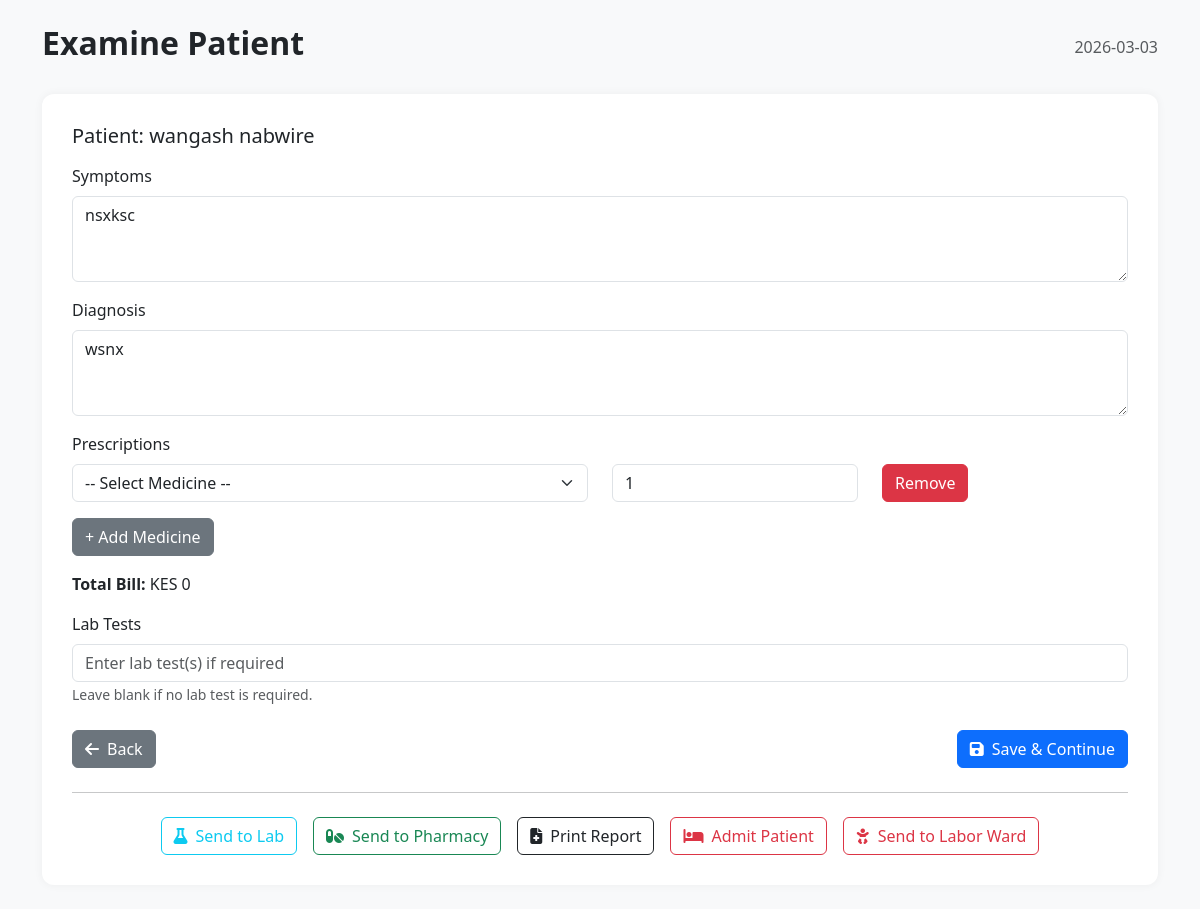
The page /examine/38 on the database its author committed.
### tables this page shows
CREATE TABLE patients (
    id INTEGER PRIMARY KEY AUTOINCREMENT,
    name TEXT NOT NULL,
    age INTEGER NOT NULL,
    gender TEXT NOT NULL,
    contact TEXT NOT NULL,
    address TEXT NOT NULL,
    symptoms TEXT,
    diagnosis TEXT,
    lab_results TEXT,
    prescribed_medicine TEXT,
    bill_amount REAL
, is_active INTEGER DEFAULT 1, admission_status TEXT DEFAULT 'outpatient', labor_status TEXT DEFAULT 'none', first_name TEXT, last_name TEXT, created_at TEXT, status TEXT DEFAULT 'draft', updated_at TEXT, card_number TEXT, medical_record_number TEXT, prescriptions TEXT, tests_ordered TEXT, billing_amount REAL);

### app.py (the view, shortened to what this page needs)
@app.route("/examine/<int:patient_id>", methods=["GET", "POST"])
def examine(patient_id):
    db = get_db()
    patient = db.execute("SELECT * FROM patients WHERE id=?", (patient_id,)).fetchone()
    if not patient:
        flash("Patient not found.", "danger")
        return redirect(url_for("doctor"))
    available_beds = db.execute("""
        SELECT bed_number, ward
        FROM beds
        WHERE status='available'
        ORDER BY ward, bed_number
    """).fetchall()
    medicines = db.execute("""
        SELECT id, name, unit_price
        FROM medicines
        ORDER BY name
    """).fetchall()
    current_date = datetime.now().strftime("%Y-%m-%d")
    return render_template(
        "examine.html",
        patient=patient,
        current_date=current_date,
        available_beds=available_beds,
        medicines=medicines
    )

### app.py (called while the page is built)
def get_db():
    conn = sqlite3.connect('hospital.db')
    conn.row_factory = sqlite3.Row
    return conn

### templates/examine.html (shortened to what this page needs)
<!DOCTYPE html>
<html lang="en">
<head>
  <link href="https://cdn.jsdelivr.net/npm/bootstrap@5.3.0/dist/css/bootstrap.min.css" rel="stylesheet">
  <link href="https://cdnjs.cloudflare.com/ajax/libs/font-awesome/6.4.0/css/all.min.css" rel="stylesheet">
</head>
<body>
  <div class="container py-4">
    <div class="d-flex justify-content-between align-items-center mb-4">
      <h2 class="fw-bold">Examine Patient</h2>
      <span class="text-muted">{{ current_date }}</span>
    </div>
    <div class="panel">
      <h5 class="mb-3">Patient: {{ patient.first_name }} {{ patient.last_name }}</h5>
      <form method="POST" action="{{ url_for('examine', patient_id=patient.id) }}">
        <div class="mb-3">
          <label for="symptoms" class="form-label">Symptoms</label>
          <textarea class="form-control" id="symptoms" name="symptoms" rows="3"
                    placeholder="Enter patient symptoms">{{ patient.symptoms or '' }}</textarea>
        </div>
        <div class="mb-3">
          <label for="diagnosis" class="form-label">Diagnosis</label>
          <textarea class="form-control" id="diagnosis" name="diagnosis" rows="3"
                    placeholder="Enter diagnosis">{{ patient.diagnosis or '' }}</textarea>
        </div>
<div class="mb-3">
  <label class="form-label">Prescriptions</label>
  <div id="prescriptions-container">
    <div class="row mb-2 prescription-row">
      <div class="col-md-6">
        <select class="form-select medicine-select" name="medicine_ids[]" required>
          <option value="">-- Select Medicine --</option>
        </select>
      </div>
      <div class="col-md-3">
        <input type="number" class="form-control quantity-input" name="quantities[]" min="1" value="1" required>
      </div>
      <div class="col-md-3">
        <button type="button" class="btn btn-danger remove-row">Remove</button>
      </div>
    </div>
  </div>
  <button type="button" class="btn btn-secondary mt-2" id="add-prescription">+ Add Medicine</button>
</div>
<p><strong>Total Bill:</strong> KES <span id="billing_display">0</span></p>
        <div class="mb-3">
          <label for="tests" class="form-label">Lab Tests</label>
          <input type="text" class="form-control" id="tests" name="tests"
                 placeholder="Enter lab test(s) if required" value="{{ patient.tests_ordered or '' }}">
          <small class="text-muted">Leave blank if no lab test is required.</small>
        </div>
        <div class="d-flex justify-content-between mt-4">
          <a href="{{ url_for('doctor') }}" class="btn btn-secondary">
            <i class="fas fa-arrow-left me-2"></i>Back
          </a>
          <button type="submit" class="btn btn-primary">
            <i class="fas fa-save me-2"></i>Save & Continue
          </button>
        </div>
      </form>
      <hr class="my-4">
      <div class="d-flex justify-content-center gap-3">
        <a href="{{ url_for('order_lab_test') }}?patient_id={{ patient.id }}"
           class="btn btn-outline-info">
          <i class="fas fa-flask me-2"></i>Send to Lab
        </a>
        <a href="{{ url_for('send_to_pharmacy', patient_id=patient.id) }}"
   class="btn btn-outline-success">
   <i class="fas fa-pills me-2"></i>Send to Pharmacy
</a>
        <a href="{{ url_for('prescription_pdf', patient_id=patient.id) }}"
           class="btn btn-outline-dark">
          <i class="fas fa-file-medical me-2"></i>Print Report
        </a>
        <button type="button" class="btn btn-outline-danger" data-bs-toggle="modal" data-bs-target="#admitModal">
          <i class="fas fa-bed me-2"></i>Admit Patient
        </button>
        <a href="{{ url_for('admit_to_labor', patient_id=patient.id) }}"
           class="btn btn-outline-danger">
          <i class="fas fa-baby me-2"></i>Send to Labor Ward
        </a>
      </div>
    </div>
  </div>
</body>
</html>

### templates/examine.html (style rules this page uses)
body { background-color: #f8f9fa; }
.panel { background-color: white; border-radius: 12px; padding: 30px; box-shadow: 0 0 10px rgba(0,0,0,0.05); }
.form-label { font-weight: 500; }

### rows shown on the page
patients: first_name "wangash", last_name "nabwire", symptoms "nsxksc", diagnosis "wsnx"
